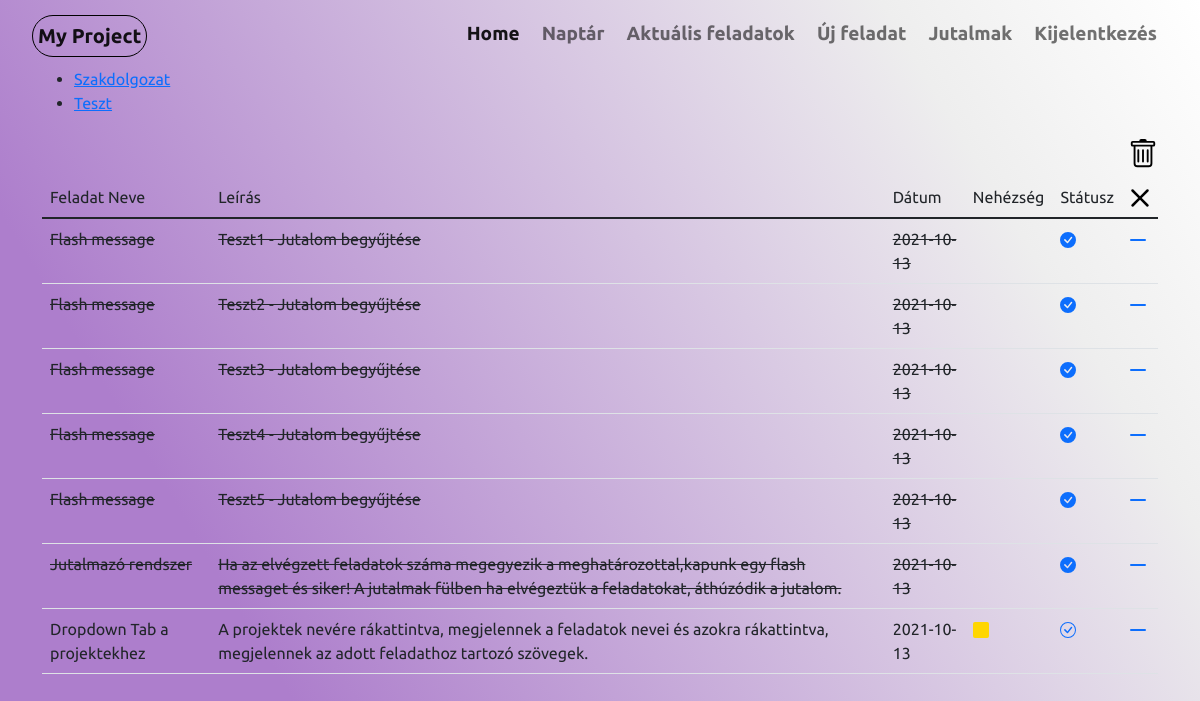
Page /currenttasks (signed in) on the committed database.
### website/models.py (models this page shows, shortened)
class Projects(db.Model):
    project_id = db.Column(db.Integer, primary_key=True)
    project_name = db.Column(db.String(20))
    active = db.Column(db.Boolean)
    user_id = db.Column(db.Integer, db.ForeignKey('user.id'))
    tasks = db.relationship('Tasks')
    def __repr__(self):
        return '<Project {}>'.format(self.project_name)

class Tasks(db.Model):
    task_id = db.Column(db.Integer,primary_key=True)
    project_id = db.Column(db.Integer, db.ForeignKey('projects.project_id'))
    task_name = db.Column(db.String(60))
    status = db.Column(db.Boolean, default=False)
    task_time = db.Column(db.String(60))
    difficulty = db.Column(db.String(60))
    description = db.Column(db.String(250))
    user_id = db.Column(db.Integer, db.ForeignKey('user.id'))

### website/views.py (the view)
@views.route('/currenttasks')
@login_required
def currenttasks():
    write_date_text()
    active = None
    projects = Projects.query.all()
    tasks = Tasks.query.all()
    if len(projects) == 1:
        projects[0].active = True
        active = projects[0].project_id
        db.session.commit()
    if projects:
        for project in projects:
            print(project)
            print(project.project_id)
            print(project.active)
            if project.active:
                active = project.project_id
            print(bool(active))
        if not active:
            projects[0].active = True
            active = projects[0].project_id
    else:
        projects = None
    if projects:
        return render_template('currenttasks.html', tasks=tasks, projects=projects, active=active, user=current_user)
    else:
        return render_template('currenttasks.html', tasks=tasks, active=active, user=current_user)

### website/__init__.py (called while the page is built)
def create_app():
    app = Flask(__name__)
    app.secret_key = secrets.token_urlsafe(16)
    app.config['SQLALCHEMY_DATABASE_URI'] = f'sqlite:///{DB_NAME}'
    db.init_app(app)
    from .views import views
    from .auth import auth
    app.register_blueprint(views)
    app.register_blueprint(auth)
    from .models import User
    login_manager = LoginManager()
    login_manager.login_view = 'auth.login'
    login_manager.init_app(app)
    @login_manager.user_loader
    def load_user(id):
        return User.query.get(int(id))
    create_database(app)
    return app

### website/views.py (called while the page is built)
def write_date_text():
    with open('date.txt', mode='w') as f:
        year = datetime.date.today().year
        month = datetime.date.today().month
        day = datetime.date.today().day
        f.write(str(year) + "/" + str(month) + "/" + str(day))
        f.close()

### website/templates/currenttasks.html (shortened to what this page needs)
{% extends "base.html"%}{% block title %}Aktuális feladatok{% endblock %}
{%block content%}
{%if tasks%}
    {%if projects%}
        <div>
            <ul >
                {%for tab in user.projects%}
                    {%if tab.project_id == active%}
                        <li>
                    {%else%}
                        <li>
                    {%endif%}
                    <a href="/project/{{ tab.project_name }}">{{tab.project_name}}</a>
                    </li>
                {%endfor%}
            </ul>
        </div>
    {%endif%}
{%endif%}
        <nav class="navbar justify-content-end">
            <div class="nav-item">
            <a href="/clear/{{ active }}">
            </a>
        </div>
         </nav>
<table class="table  table-hover">
    <thread>
        <td>Feladat Neve</td>
        <td>Leírás</td>
        <td>Dátum</td>
        <td>Nehézség</td>
        <td>Státusz</td>
            <td>
                <a href="/remove/{{ active }}">
                </a>
            </td>
    </thread>
    <tbody>
        {%for task in user.tasks%}
            {%if task.project_id == active%}
                {%if task.status == True%}
                    <tr>
                        <td> {{task.task_name}}</td>
                        <td> {{task.description}}</td>
                        <td> {{task.task_time}}</td>
                        <td>
                            {%if task.difficulty == "Könnyű"%}
                            <svg xmlns="http://www.w3.org/2000/svg" width="16" height="16" fill="#01ff01" class="bi bi-square-fill" viewBox="0 0 16 16">
                                <path d="M0 2a2 2 0 0 1 2-2h12a2 2 0 0 1 2 2v12a2 2 0 0 1-2 2H2a2 2 0 0 1-2-2V2z"/>
                            </svg>
                            {%elif task.difficulty == "Közepes"%}
                            <svg xmlns="http://www.w3.org/2000/svg" width="16" height="16" fill="#ffd601" class="bi bi-square-fill" viewBox="0 0 16 16">
                                <path d="M0 2a2 2 0 0 1 2-2h12a2 2 0 0 1 2 2v12a2 2 0 0 1-2 2H2a2 2 0 0 1-2-2V2z"/>
                            </svg>
                            {%else%}
                            <svg xmlns="http://www.w3.org/2000/svg" width="16" height="16" fill="#9b0101" class="bi bi-square-fill" viewBox="0 0 16 16">
                                <path d="M0 2a2 2 0 0 1 2-2h12a2 2 0 0 1 2 2v12a2 2 0 0 1-2 2H2a2 2 0 0 1-2-2V2z"/>
                            </svg>
                            {%endif%}
                        </td>
                {%else%}
                    <tr>
                        <td><del>{{task.task_name}}</del></td>
                        <td><del> {{task.description}} </del> </td>
                        <td><del> {{task.task_time}} </del></td>
                        <td></td>
                {%endif%}
                    <td>
                        <a href="/close/{{ task.task_id }}">
                        </a>
                    </td>
                    <td>
                        <a href="/delete/{{ task.task_id }}">
                            <svg xmlns="http://www.w3.org/2000/svg" width="16" height="16" fill="currentColor" class="bi bi-dash-lg" viewBox="0 0 16 16">
                                <path d="M0 8a1 1 0 0 1 1-1h14a1 1 0 1 1 0 2H1a1 1 0 0 1-1-1z"/>
                            </svg>
                        </a>
                    </td>
                    </tr>
            {%endif%}
        {%endfor%}
    </tbody>
</table>
{%endblock%}

### website/static/style.css (style rules this page uses)
* { margin: 0; padding: 0; font-family: 'Ubuntu', sans-serif; }
body { background: linear-gradient(59deg, rgba(173,126,204,1) 21%, rgba(238,238,238,1) 81%, rgba(255,255,255,1) 100%); background-attachment: fixed; }

### rows in the picture
Projects: project_name "Szakdolgozat"
Projects: project_name "Teszt"
Tasks: task_name "Flash message", description "Teszt1 - Jutalom begyűjtése", task_time "2021-10-13", status False (drawn)
Tasks: task_name "Flash message", description "Teszt2 - Jutalom begyűjtése", task_time "2021-10-13", status False (drawn)
Tasks: task_name "Flash message", description "Teszt3 - Jutalom begyűjtése", task_time "2021-10-13", status False (drawn)
Tasks: task_name "Flash message", description "Teszt4 - Jutalom begyűjtése", task_time "2021-10-13", status False (drawn)
Tasks: task_name "Flash message", description "Teszt5 - Jutalom begyűjtése", task_time "2021-10-13", status False (drawn)
Tasks: task_name "Jutalmazó rendszer", description "Ha az elvégzett feladatok száma megegyezik a meghatározottal,kapunk egy flash messaget és siker! A jutalmak fülben ha elvégeztük a feladatokat, áthúzódik a jutalom.", task_time "2021-10-13", status False (drawn)
Tasks: task_name "Dropdown Tab a projektekhez", description "A projektek nevére rákattintva, megjelennek a feladatok nevei és azokra rákattintva, megjelennek az adott feladathoz tartozó szövegek.", task_time "2021-10-13", difficulty "Közepes" (drawn), status True (drawn)
